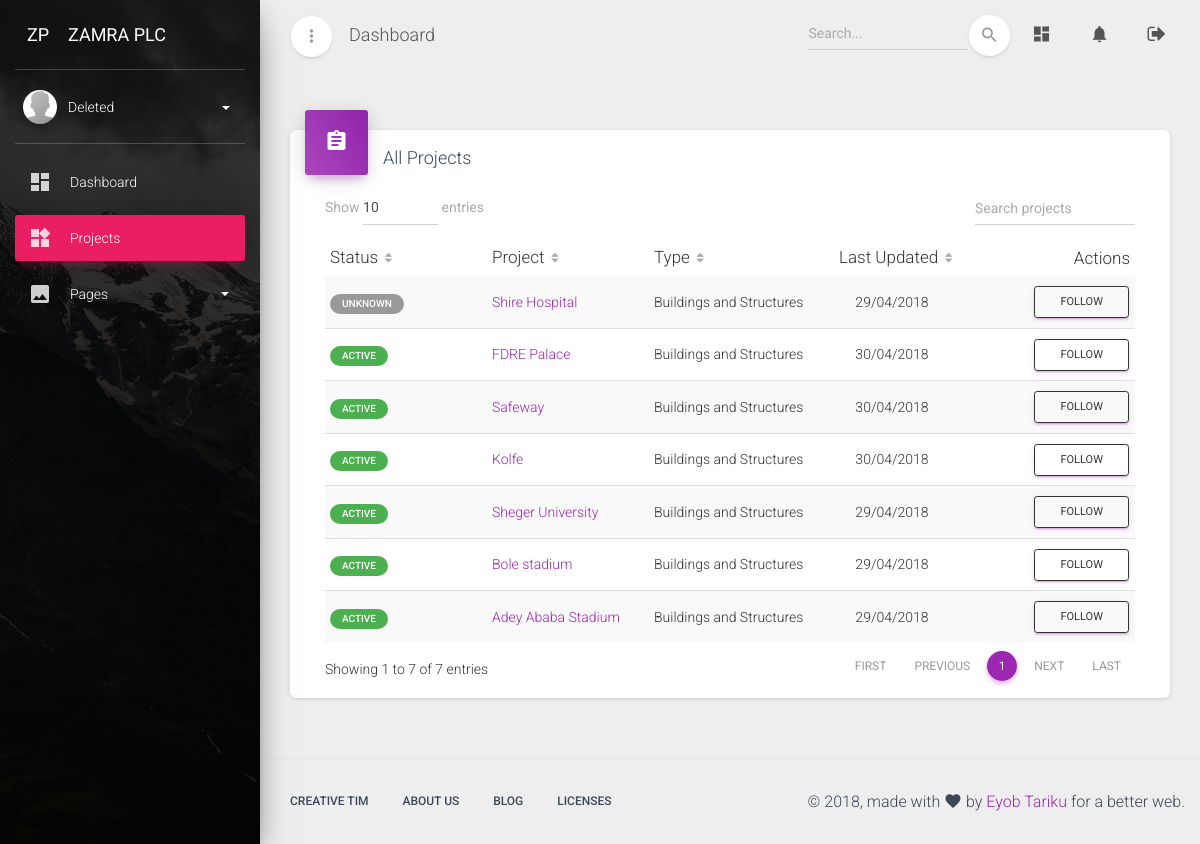
Page /dashboard/projects/ (signed in) on the committed database.
### dashboard/models.py (models this page shows, shortened)
class CustomUser(AbstractUser):
    avatar = models.ImageField(upload_to='avatars/', null=True, blank=True)
    full_name = models.CharField(max_length=120)
    job_title = models.CharField(max_length=100)
    bio = models.TextField('Short Bio', null=True, blank=True)
    projects_followed = models.ManyToManyField(
        'Project',
        related_name='followers',
        blank=True
    )
    projects_administered = models.ManyToManyField(
        'Project',
        related_name='admins',
        blank=True
    )
    def get_screen_name(self):
        if self.full_name:
            return self.get_full_name()
        else:
            return self.username
    def unseen_notifications(self, *args, **kwargs):
        return self.received_notifications.filter(is_seen=False)

class Base(models.Model):
    created_at = models.DateTimeField(
        'Created date',
        auto_now_add=True,
        help_text='Record created date and time'
    )
    updated_at = models.DateTimeField(
        'Last updated',
        auto_now=True,
        help_text='Record last updated date and time'
    )
    class Meta:
        abstract = True

class Project(Base):
    CONSTRUCTION_TYPE_CHOICES = (
        ('builiding', 'Buildings and Structures'),
        ('road', 'Road and Highway'),
        ('water', 'Water and Irrigations'),
    )
    PROJECT_STATUS_CHOICES = (
        (1, 'Unknown'),
        (2, 'Mobilization'),
        (3, 'Active'),
        (4, 'Rectification'),
        (5, 'Suspended'),
        (6, 'Terminated'),
        (7, 'Closed'),
    )
    construction_type = models.CharField(
        max_length=60,
        choices=CONSTRUCTION_TYPE_CHOICES,
        default='builiding'
    )
    status = models.IntegerField(
        'Project Status',
        choices=PROJECT_STATUS_CHOICES,
        default=1,
    )
    consultant = models.ForeignKey(Consultant, on_delete=models.CASCADE)
    employer = models.CharField(
        max_length=100,
        help_text='Official full name of the Employer',
    )
    full_name = models.CharField(
        'Official Project Title',
        max_length=100,
        help_text='Official full name of the construction project',
    )
    short_name = models.CharField(
        'Short Unofficial Project Title',
        max_length=100,
        help_text='Short common name of the construction project',
    )
    project_code = models.CharField(
        'Project Code (Optional)',
        max_length=30,
        null=True, blank=True,
    )
    description = models.TextField(
        'Short Project Description',
        null=True, blank=True,
        help_text='Short description of the construction project. (Optional)',
    )
    contract_amount = models.DecimalField(
        max_digits=16, decimal_places=2,
        help_text='Project contract amount in ETB (before VAT)',
    )
    signing_date = models.DateField(
        'Agreement Signing Date',
        null=True, blank=True,
    )
    site_handover = models.DateField(
        'Site Handover Date',
        null=True, blank=True,
    )
    commencement_date = models.DateField('commencement Date')
    period = models.PositiveIntegerField(
        'Contract Period',
        help_text='Project life time in calendar days'
    )
    created_by = models.ForeignKey(
        settings.AUTH_USER_MODEL,
        related_name='projects',
        on_delete=models.SET(utils.get_phantom_user),
    )
    notifications = GenericRelation(Notification)
    tracker = FieldTracker()
    objects = models.Manager()
    my_projects = managers.ProjectManager()
    class Meta:
        ordering = ['status', '-updated_at', 'short_name', ]
        get_latest_by = 'updated_at'
        permissions = (
            ('admin_project', 'Administer Project'),
        )
    def get_status_label(self):
        if self.status == 2:
            return utils.status_label(
                btn='badge-primary',
                status=self.get_status_display()
            )
        elif self.status == 3:
            return utils.status_label(
                btn='badge-success',
                status=self.get_status_display()
            )
        elif self.status == 4:
            return utils.status_label(
                btn='badge-info',
                status=self.get_status_display()
            )
        elif self.status == 5:
            return utils.status_label(
                btn='badge-warning',
                status=self.get_status_display()
            )
        elif self.status == 6:
            return utils.status_label(
                btn='badge-danger',
                status=self.get_status_display()
            )
        else:
            return utils.status_label(
                btn='badge-default',
                status=self.get_status_display()
            )

### dashboard/views/projects.py (the view, shortened to what this page needs)
# urls.py: path('projects/', projects.ProjectList.as_view(), name='project-list'),
class ProjectList(LoginRequiredMixin, generic.ListView):
    model = models.Project
    template_name = 'dashboard/projects/project_list.html'
    def get_queryset(self, *args, **kwargs):
        return self.model.my_projects.all().order_by('status')
    def get(self, request, *args, **kwargs):
        subscription = request.GET.get('subscription')
        return super().get(request, *args, **kwargs)
    def get_context_data(self, *args, **kwargs):
        context = super(ProjectList, self).get_context_data(*args, **kwargs)
        context['page_name'] = 'Projects'
        return context

### dashboard/utils.py (called while the page is built)
def status_label(**kwargs):
    btn = kwargs.get('btn', 'btn-default')
    status_message = kwargs.get('status', 'Not Available')
    output = '<span class="badge {}">{}</span>'.format(
        btn,
        status_message,
    )
    return output

### dashboard/templates/dashboard/projects/project_list.html (shortened to what this page needs)
{% extends 'dashboard_base.html' %}
{% block content %}
<div class="row">
    <div class="col-sm-12">
        <div class="card">
          <div class="card-header card-header-primary card-header-icon">
            <div class="card-icon">
              <i class="material-icons">assignment</i>
            </div>
            <h4 class="card-title">All Projects</h4>
          </div>
            <div class="card-body">
                <div class="material-datatables">
                    <table id="projectDatatables" class="table table-striped table-no-bordered table-hover" cellspacing="0" width="100%" style="width:100%">
                        <thead>
                            <tr>
                                <th>Status</th>
                                <th>Project</th>
                                <th>Type</th>
                                <th class="text-center">Last Updated</th>
                                <th class="disabled-sorting text-right">Actions</th>
                            </tr>
                        </thead>
                        <tbody>
                            {% for project in project_list %}
                            <tr>
                                <td>
                                    {% autoescape off %}
                                    {{ project.get_status_label }}
                                    {% endautoescape %}
                                </td>
                                <td>
                                    <a href="{% url 'dashboard:project-detail' project.id %}" title="{{ project.full_name }}">{{ project.short_name }}</a>
                                </td>
                                <td>{{ project.get_construction_type_display }}</td>
                                <td class="text-center">{{ project.updated_at|date:'d/m/Y' }}</td>
                                <td class="text-right">
                                    {% if project in user.projects_followed.all %}
                                    <form>
                                        <input type="hidden" name="project" value="{{ project.id }}">
                                        <input type="hidden" name="subscription" value="unfollow">
                                        <button type="submit" class="btn btn-sm btn-primary">Unfollow</button>
                                    </form>
                                    {% else %}
                                    <form>
                                        <button type="submit" class="btn btn-sm btn-outline btn-primary">&nbsp;&nbsp;Follow&nbsp;&nbsp;</button>
                                    </form>
                                    {% endif %}
                                </td>
                            </tr>
                            {% endfor %}
                        </tbody>
                    </table>
                </div>
            </div>
        </div>
    </div>
</div>
{% endblock content %}

### dashboard/templates/dashboard_base.html (shortened to what this page needs)
{% load static %}
<!DOCTYPE html>
<html lang="en">
<head>
  <link rel="stylesheet" href="https://maxcdn.bootstrapcdn.com/font-awesome/latest/css/font-awesome.min.css">
  <link rel="stylesheet" href="{% static 'assets/css/material-dashboard.min.css' %}">
  <link rel="stylesheet" href="{% static 'assets/css/custom.css' %}">
</head>
<body class="">
  <div class="wrapper">
  {% block wrapper %}
    <div class="sidebar" data-color="rose" data-background-color="black" data-image="{% static 'assets/img/sidebar-1.jpg' %}">
    {% block sidebar %}
        <div class="logo">
        {% block logo %}
            <a href="#" class="simple-text logo-mini">
                 ZP
            </a>
            <a href="#" class="simple-text logo-normal">
                 Zamra Plc
            </a>
        {% endblock logo %}
        </div>
        <div class="sidebar-wrapper">
        {% block sidebar_wrapper %}
            <div class="user">
                <div class="photo">
                    {% if user.avatar %}
                    <img src="{% static user.avatar.url %}" alt="Avatar">
                    {% else %}
                    <img src="{% static 'assets/img/default-avatar.png' %}">
                    {% endif %}
                </div>
                <div class="user-info">
                    <a data-toggle="collapse" href="dashboard.html#collapseExample" class="username">
                        <span>
                           {{ user.get_screen_name }}
                          <b class="caret"></b>
                        </span>
                    </a>
                </div>
            </div>
            <ul class="nav">
                <li class="nav-item {% if page_name == 'index' %} active {% endif %} ">
                    <a class="nav-link" href="{% url 'dashboard:index' %}">
                        <i class="material-icons">dashboard</i>
                        <p> Dashboard </p>
                    </a>
                </li>
                <li class="nav-item {% if page_name == 'Projects' %} active {% endif %} ">
                    <a class="nav-link" href="{% url 'dashboard:project-list' %}">
                        <i class="material-icons">widgets</i>
                        <p> Projects </p>
                    </a>
                </li>
                <li class="nav-item ">
                    <a class="nav-link" data-toggle="collapse" href="dashboard.html#pagesExamples">
                        <i class="material-icons">image</i>
                        <p> Pages
                           <b class="caret"></b>
                        </p>
                    </a>
                </li>
            </ul>
        {% endblock sidebar_wrapper %}
        </div>
    {% endblock sidebar %}
    </div>
    <div class="main-panel">
    {% block main_panel %}
        <nav class="navbar navbar-expand-lg navbar-transparent  navbar-absolute fixed-top">
        	<div class="container-fluid">
            <div class="navbar-wrapper">
              <div class="navbar-minimize">
                <button id="minimizeSidebar" class="btn btn-just-icon btn-white btn-fab btn-round">
                    <i class="material-icons text_align-center visible-on-sidebar-regular">more_vert</i>
                </button>
              </div>
        			<a class="navbar-brand" href="dashboard.html#pablo">Dashboard</a>
        		</div>
        	    <div class="collapse navbar-collapse justify-content-end">
              <form class="navbar-form">
                  <div class="input-group no-border">
                      <input type="text" value="" class="form-control" placeholder="Search...">
                      <button type="submit" class="btn btn-white btn-round btn-just-icon">
                        <i class="material-icons">search</i>
                        <div class="ripple-container"></div>
                      </button>
                  </div>
              </form>
        			<ul class="navbar-nav">
        				<li class="nav-item">
        					<a class="nav-link" href="{% url 'dashboard:index' %}">
                    <i class="material-icons">dashboard</i>
        					</a>
        				</li>
        				<li class="nav-item dropdown">
        					<a class="nav-link" href="#" id="navbarDropdownMenuLink" data-toggle="dropdown" aria-haspopup="true" aria-expanded="false">
                    <i class="material-icons">notifications</i>
        					</a>
        				</li>
        				<li class="nav-item">
        					<a class="nav-link" href="{% url 'dashboard:logout' %}" title="Logout">
                    <i class="fa fa-sign-out"></i>
        					</a>
        				</li>
        			</ul>
        	    </div>
        	</div>
        </nav>
        <div class="content">
          <div class="container-fluid">
            {% block content %}
            {% endblock content %}
        </div>
    {% endblock main_panel %}
    </div>
    {% block footer %}
    <footer class="footer ">
      <div class="container">
          <nav class="pull-left">
              <ul>
                  <li>
                      <a href="https://www.creative-tim.com">
                          Creative Tim
                      </a>
                  </li>
                  <li>
                      <a href="http://presentation.creative-tim.com">
                         About Us
                      </a>
                  </li>
                  <li>
                      <a href="http://blog.creative-tim.com">
                         Blog
                      </a>
                  </li>
                  <li>
                      <a href="https://www.creative-tim.com/license">
                          Licenses
                      </a>
                  </li>
              </ul>
          </nav>
          <div class="copyright pull-right">
              &copy; {% now 'Y' %}, made with <i class="material-icons">favorite</i> by <a href="#" target="_blank">Eyob Tariku</a> for a better web.
          </div>
      </div>
    </footer>
    {% endblock footer %}
  {% endblock wrapper %}
  </div>
</body>
</html>

### rows in the picture
CustomUser: get_screen_name "Deleted"
Project: get_status_label "UNKNOWN", short_name "Shire Hospital", construction_type "Buildings and Structures", updated_at "29/04/2018"
Project: get_status_label "ACTIVE", short_name "FDRE Palace", construction_type "Buildings and Structures", updated_at "30/04/2018"
Project: get_status_label "ACTIVE", short_name "Safeway", construction_type "Buildings and Structures", updated_at "30/04/2018"
Project: get_status_label "ACTIVE", short_name "Kolfe", construction_type "Buildings and Structures", updated_at "30/04/2018"
Project: get_status_label "ACTIVE", short_name "Sheger University", construction_type "Buildings and Structures", updated_at "29/04/2018"
Project: get_status_label "ACTIVE", short_name "Bole stadium", construction_type "Buildings and Structures", updated_at "29/04/2018"
Project: get_status_label "ACTIVE", short_name "Adey Ababa Stadium", construction_type "Buildings and Structures", updated_at "29/04/2018"
